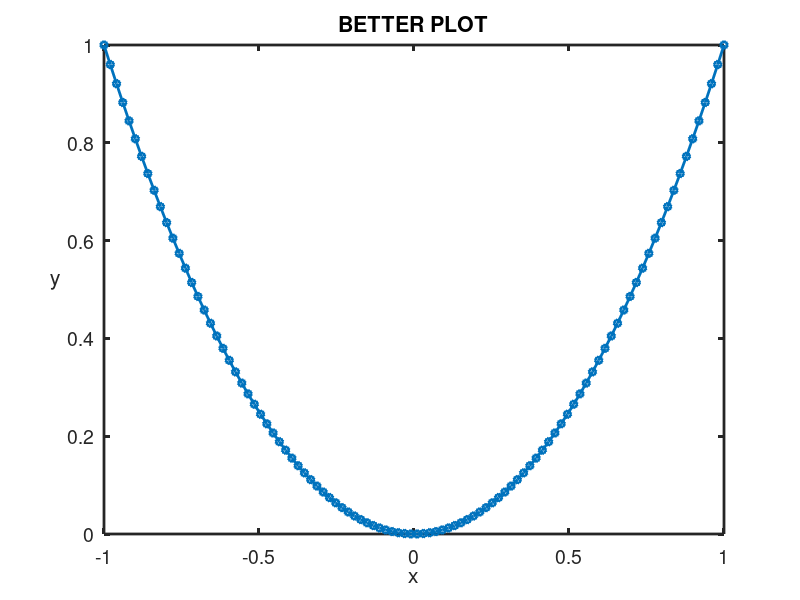

MATLAB code for this plot: (Note: this script raises an error after producing the figure.)
x = linspace(-1,1,100);
y = x.^2;
% Plot Function
fig = figure('Color', 'w');
h = plot(x, y, '-h', 'LineWidth', 2);

% Set Graphics View
h2 = get(h, 'Parent');
set(h2, 'FontSize', 14, 'LineWidth', 2);
xlabel('x');
ylabel('y  ', 'Rotation', 0);
title('BETTER PLOT');

% Set Tick Markings
xm = [-1:0.5:+1];
xt = {};
for m=1: length(xm)
  xt{m} = num2str(xm(m), '%3.2f');
end

set(h2, 'XTcik', xm, 'XTickLabel', xt);

ym =[0:0.1:+1]
yt = {};
for m=1: length(ym)
  yt{m}= num2str(ym(m), '%2.1f');
end
set(h2, 'YTick', ym, 'YTickLabel', yt);
